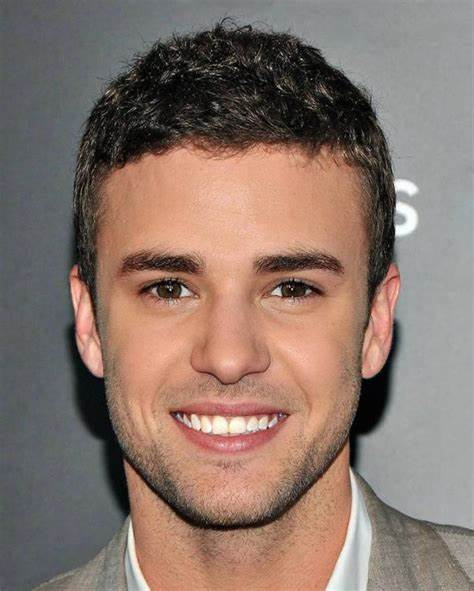
#> input picture photos/g.jpeg, 474 x 591 px
$ python detect_face.py
#> lines starting #> are read from the running program, lines starting #| are printed output that depends on the picture; after the words box and inside, x2 and y2 are one past the last pixel; in counts of white or black regions, pixels touching at a corner belong together
import cv2 as cv
face_cascade=cv.CascadeClassifier('haarcascade_frontalface_default.xml')
eyes_cascade=cv.CascadeClassifier('haarcascade_eye.xml')

img=cv.imread('photos/g.jpeg')
#> img is the input picture: shape (591, 474, 3); mean B, G, R 107.5, 117.2, 137.3
gray=cv.cvtColor(img,cv.COLOR_BGR2GRAY)
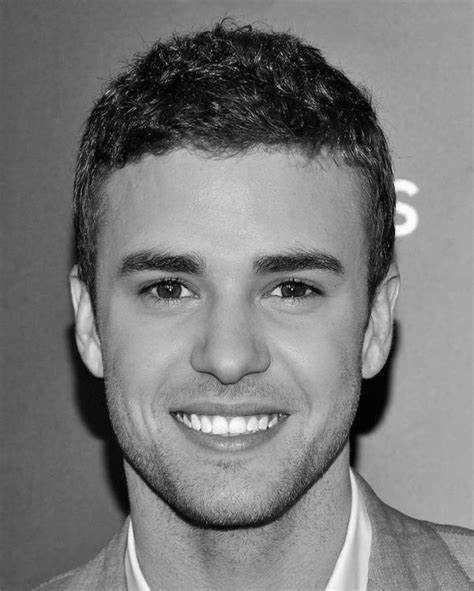
#> gray: shape (591, 474); min 0, max 255, mean 122.1

faces=face_cascade.detectMultiScale(gray,1.1,1)
#> faces = [[63, 158, 333, 333]]
eyes=eyes_cascade.detectMultiScale(gray,1.2,2)
#> eyes = [[167, 404, 23, 23], [132, 255, 67, 67], [256, 257, 66, 66]]
for(x,y,w,h,)  in faces:
    cv.rectangle(img,(x,y),(x+w,y+h),(0,0,250),2)
    for (ex,ey,ew,eh) in eyes:
         cv.rectangle(img,(ex,ey),(ex+ew,ey+eh),(0,34,250),2)
#> this loop made 1 pass
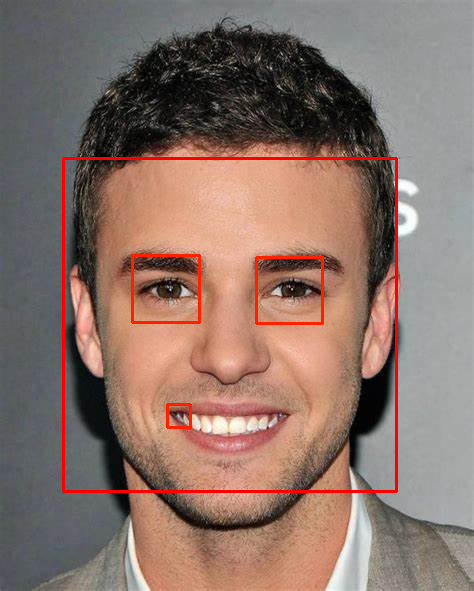
#> img: shape (591, 474, 3); 2.09% of pixels changed, all inside (x1, y1, x2, y2) = (62, 157, 398, 493)

cv.imshow('img',img)
cv.waitKey(0)
cv.destroyAllWindows()

$ run again, with photos/d.jpeg copied over photos/g.jpeg
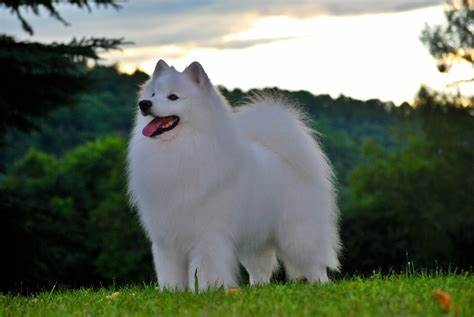
#> input picture photos/d.jpeg, 474 x 317 px
#> img is the input picture: shape (317, 474, 3); mean B, G, R 96.4, 110, 100.5
#> `gray=cv.cvtColor(img,cv.COLOR_BGR2GRAY)`:
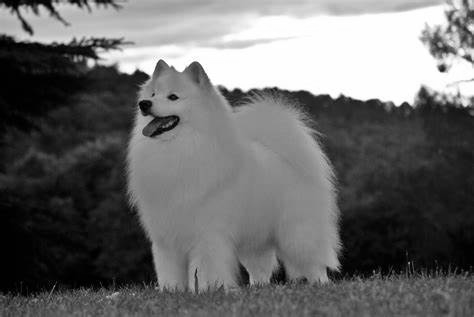
#> gray: shape (317, 474); min 0, max 255, mean 105.6
#> faces = ()
#> eyes = [[431, 37, 27, 27]]
